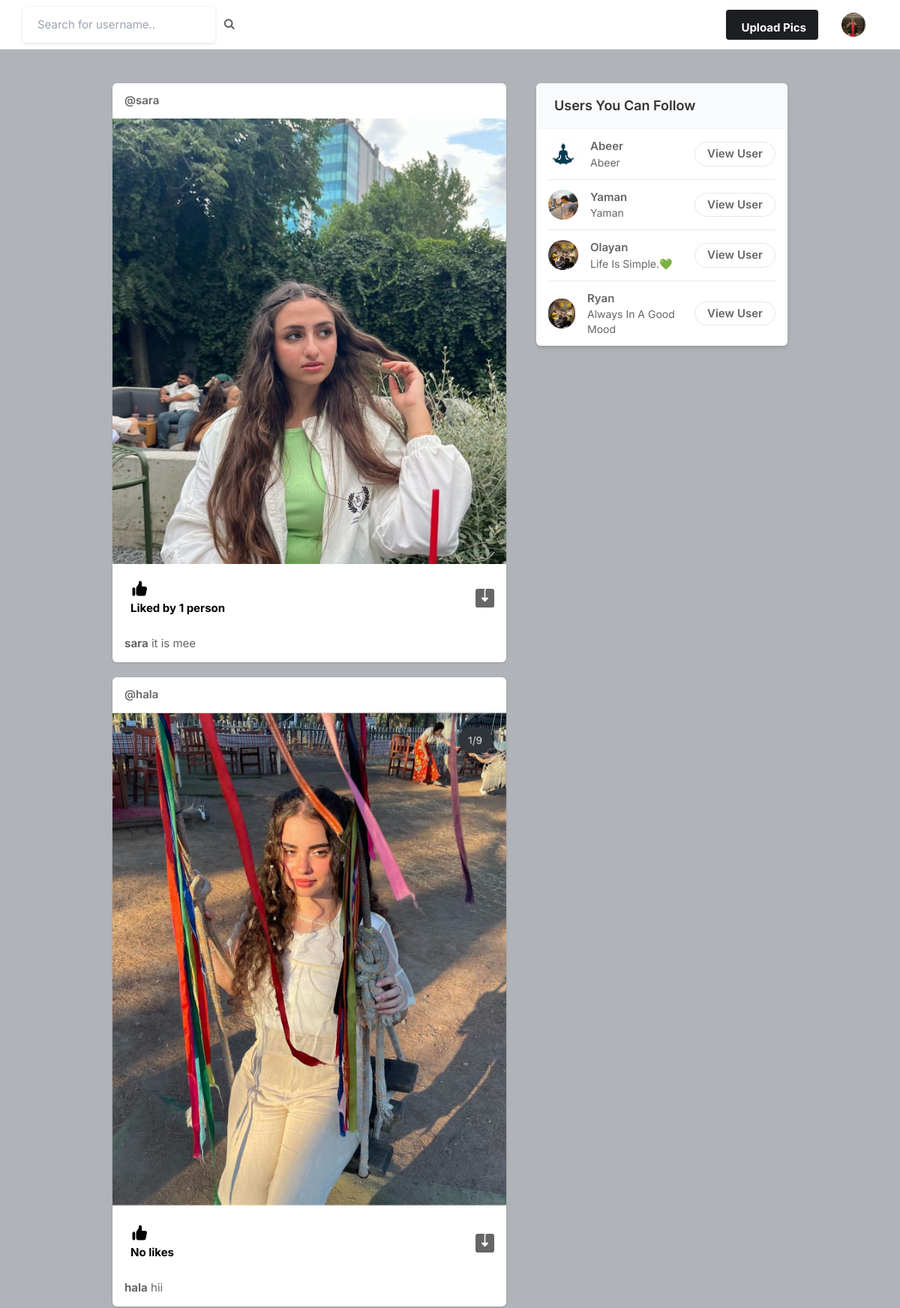
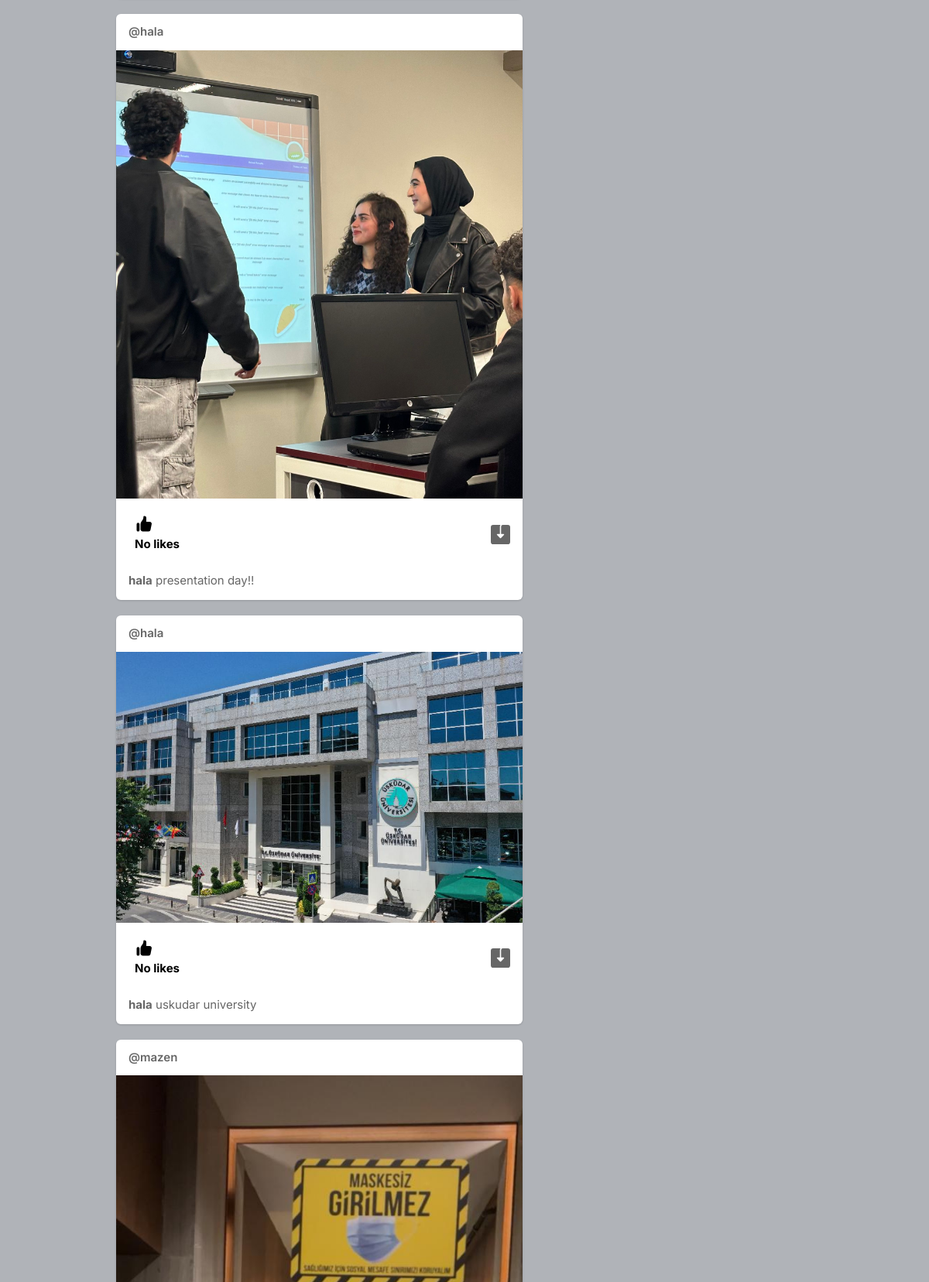
Page / (signed in, upper part) on the committed database (2 pictures, top to bottom).
### core/models.py (models this page shows, shortened)
class Profile(models.Model):
    user = models.ForeignKey(User, on_delete=models.CASCADE)
    id_user = models.IntegerField()
    bio = models.TextField(blank=True)
    profileimg = models.ImageField(upload_to='profile_images', default='blank-profile-picture.png')
    location = models.CharField(max_length=100, blank=True)

class Post(models.Model):
    id = models.UUIDField(primary_key=True, default=uuid.uuid4)
    user = models.CharField(max_length=100)
    image = models.ImageField(upload_to='post_images')
    caption = models.TextField()
    created_at = models.DateTimeField(default=datetime.now)
    no_of_likes = models.IntegerField(default=0)

### core/views.py (the view)
# urls.py: path('', views.index, name='index'),
@login_required(login_url='signin')
def index(request):
    user_object = User.objects.get(username=request.user.username)
    user_profile = Profile.objects.get(user=user_object)
    user_following_list = []
    feed = []
    user_following = FollowersCount.objects.filter(follower=request.user.username)
    for users in user_following:
        user_following_list.append(users.user)
    for usernames in user_following_list:
        feed_lists = Post.objects.filter(user=usernames)
        feed.append(feed_lists)
    feed_list = list(chain(*feed))
    all_users = User.objects.all()
    user_following_all = []
    for user in user_following:
        user_list = User.objects.get(username=user.user)
        user_following_all.append(user_list)
    new_suggestions_list = [x for x in list(all_users) if (x not in list(user_following_all))]
    current_user = User.objects.filter(username=request.user.username)
    final_suggestions_list = [x for x in list(new_suggestions_list) if ( x not in list(current_user))]
    random.shuffle(final_suggestions_list)
    username_profile = []
    username_profile_list = []
    for users in final_suggestions_list:
        username_profile.append(users.id)
    for ids in username_profile:
        profile_lists = Profile.objects.filter(id_user=ids)
        username_profile_list.append(profile_lists)
    suggestions_username_profile_list = list(chain(*username_profile_list))
    return render(request, 'index.html', {'user_profile': user_profile, 'posts':feed_list, 'suggestions_username_profile_list': suggestions_username_profile_list[:4]})

### templates/index.html (shortened to what this page needs)
{% load static %}
<!DOCTYPE html>
<html lang="en">
<head>
    <link rel="stylesheet" href="{% static 'assets/css/icons.css' %}">
    <link rel="stylesheet" href="{% static 'assets/css/uikit.css' %}">
    <link rel="stylesheet" href="{% static 'assets/css/style.css' %}">
    <link rel="stylesheet" href="{% static 'assets/css/tailwind.css' %}">
    <link rel="stylesheet" href="https://cdnjs.cloudflare.com/ajax/libs/font-awesome/4.7.0/css/font-awesome.min.css">
</head>
<body>
            <header>
                <div class="header_inner">
                    <form action="/search" method="POST">
                    <div class="left-side">
                            <input type="text" name="username" placeholder="Search for username..">&nbsp; &nbsp;
                            <button type="submit"><i class="fa fa-search fa-1x"></i></button>
                    </div>
                    </form>
                    <div class="right-side lg:pr-4">
                        <a href="#"
                            class="bg-pink-500 flex font-bold hidden hover:bg-pink-600 hover:text-white inline-block items-center lg:block max-h-10 mr-4 px-4 py-2 rounded shado text-white">
                              Upload Pics
                        </a>
                        <a href="#">
                            <img src="{{user_profile.profileimg.url}}" class="header-avatar" alt="">
                        </a>
                    </div>
                </div>
            </header>
            <div class="container m-auto">
                <div class="lg:flex justify-center lg:space-x-10 lg:space-y-0 space-y-5">
                    <div class="space-y-5 flex-shrink-0 lg:w-7/12">
                        {% for post in posts reversed %}
                        <div class="bg-white shadow rounded-md  -mx-2 lg:mx-0">
                            <div class="flex justify-between items-center px-4 py-3">
                                <div class="flex flex-1 items-center space-x-4">
                                    <span class="block font-semibold "><a href="/profile/{{post.user}}">@{{post.user}}</a></span>
                                </div>
                            </div>
                            <div uk-lightbox>
                                <a href="{{post.image.url}}">
                                    <img src="{{post.image.url}}" alt="">
                                </a>
                            </div>
                            <div class="py-3 px-4 space-y-3">
                                <div class="flex space-x-4 lg:font-bold">
                                    <a href="/like-post?post_id={{post.id}}" class="flex items-center space-x-2">
                                        <div class="p-2 rounded-full text-black">
                                            {% if post.no_of_likes == 0 %}
                                            <p>No likes</p>
                                            {% elif post.no_of_likes == 1 %}
                                            <p>Liked by {{post.no_of_likes}} person</p>
                                            {% else %}
                                            <p>Liked by {{post.no_of_likes}} people</p>
                                            {% endif %}
                                        </div>
                                    </a>
                                    <a href="{{post.image.url}}" class="flex items-center space-x-2 flex-1 justify-end" download>
                                    </a>
                                </div>
                                <p>
                                    <a href="/profile/{{post.user}}"><strong>{{post.user}}</strong></a> {{post.caption}}
                                </p>
                            </div>
                        </div>
                        {% endfor %}
                    </div>
                    <div class="lg:w-5/12">
                        <div class="bg-white  shadow-md rounded-md overflow-hidden">
                            <div class="bg-gray-50  border-b border-gray-100 flex items-baseline justify-between py-4 px-6 ">
                                <h2 class="font-semibold text-lg">Users You Can Follow</h2>
                            </div>
                            <div class="divide-gray-300 divide-gray-50 divide-opacity-50 divide-y px-4 ">
                                {% for suggestion in suggestions_username_profile_list %}
                                <div class="flex items-center justify-between py-3">
                                    <div class="flex flex-1 items-center space-x-4">
                                        <a href="/profile/{{suggestion.user}}">
                                            <img src="{{suggestion.profileimg.url}}" class="bg-gray-200 rounded-full w-10 h-10">
                                        </a>
                                        <div class="flex flex-col">
                                            <span class="block capitalize font-semibold"> {{suggestion.user}} </span>
                                            <span class="block capitalize text-sm"> {{suggestion.bio}} </span>
                                        </div>
                                    </div>
                                    <a href="/profile/{{suggestion.user}}" class="border border-gray-200 font-semibold px-4 py-1 rounded-full hover:bg-pink-600 hover:text-white hover:border-pink-600 "> View User </a>
                                </div>
                                {% endfor %}
                            </div>
                        </div>
                    </div>
                </div>
            </div>
</body>
</html>

### static/assets/css/style.css (style rules this page uses)
body { background-color: #B0B3B8!important; }
button { vertical-align: middle; }
input { height: 48px; line-height: 48px; padding: 0 20px; outline: none; font-size: 15px; color: #808080; max-width: 100%; width: 100%; -webkit-box-sizing: border-box; box-sizing: border-box; display: block; font-weight: 400; opacity: 1; border-radius: 4px; border: none; -webkit-box-shadow: 0 1px 4px 0px rgba(0, 0, 0, 0.12); box-shadow: 0 1px 4px 0px rgba(0, 0, 0, 0.12); }
input[type="text"], input[type="password"], input[type="email"], input[type="number"] { height: 48px; line-height: 48px; padding: 0 20px; outline: none; font-size: 15px; color: #808080; max-width: 100%; width: 100%; -webkit-box-sizing: border-box; box-sizing: border-box; display: block; font-weight: 400; opacity: 1; border-radius: 4px; border: none; -webkit-box-shadow: 0 1px 4px 0px rgba(0, 0, 0, 0.12); box-shadow: 0 1px 4px 0px rgba(0, 0, 0, 0.12); }
input { -webkit-transition: all 0.1s ease-in-out; transition: all 0.1s ease-in-out; }
::placeholder { color: #808080; opacity: 1; }
button { border: none; margin: 0; padding: 0; width: auto; overflow: visible; background: transparent; color: inherit; font: inherit; line-height: normal; cursor: pointer; }
a { color: #be185d; -webkit-transition: 0.3s; transition: 0.3s; outline: none !important; }
button { outline: none !important; }
img { max-width: 100%; }
body { color: #666; font-size: 15px; line-height: 27px; background-color: #f0f2f5; font-family: "Inter", sans-serif; text-transform: none; }
body p { font-size: 15px; line-height: 27px; }
h1, h2, h3, h4, h5, h6 { font-family: "Inter", sans-serif; text-transform: none; }
input[type="text"], input[type="password"], input[type="email"] { font-family: "Inter", sans-serif; text-transform: none; }
button, body .pac-container { font-family: "Inter", sans-serif; text-transform: none; }
h1, h2, h3, h4, h5, h6 { color: #333; font-weight: 500; margin: 0; padding: 0; }
h2 { font-size: 26px; }
b, strong { font-weight: 700 !important; }
@media (min-width: 1024px) { .container { max-width: 900px !important; padding-top: 45px; } }
header { background-color: #fff; left: 0; right: 0; top: 0; z-index: 99; height: 66px; display: -webkit-box; display: -ms-flexbox; display: flex; -webkit-box-align: center; -ms-flex-align: center; align-items: center; border-bottom: 1px solid #e5e7eb; }
header .header_inner { display: -webkit-box; display: -ms-flexbox; display: flex; -webkit-box-align: center; -ms-flex-align: center; align-items: center; max-width: 1090px; margin: auto; width: 100%; max-width: 100% !important; padding: 0 30px; }
header .header_inner .left-side { display: -webkit-box; display: -ms-flexbox; display: flex; -webkit-box-align: center; -ms-flex-align: center; align-items: center; }
header .header_inner .right-side { display: -webkit-box; display: -ms-flexbox; display: flex; -webkit-box-align: center; -ms-flex-align: center; align-items: center; -webkit-box-pack: end; -ms-flex-pack: end; justify-content: flex-end; margin-left: auto; }
header .header_inner .right-side .header-avatar { width: 32px; height: 32px; border-radius: 100%; margin-left: 15px; }

### rows in the picture
Profile: profileimg (picture)
Post: user "sara", image (picture), no_of_likes "1", caption "it is mee"
Post: user "hala", image (picture), no_of_likes "No likes", caption "hii"
Post: user "hala", image (picture), no_of_likes "No likes", caption "presentation day!!"
Post: user "hala", image (picture), no_of_likes "No likes", caption "uskudar university"
Post: user "mazen", image (picture)
Profile: profileimg (picture), user "Abeer", bio "Abeer"
Profile: profileimg (picture), user "Yaman", bio "Yaman"
Profile: profileimg (picture), user "Olayan", bio "Life Is Simple.💚"
Profile: profileimg (picture), user "Ryan", bio "Always In A Good Mood"
